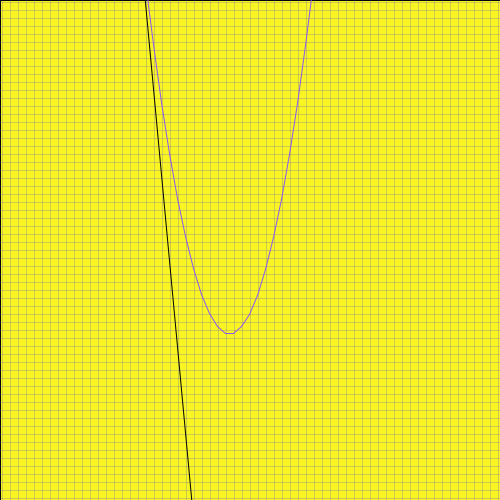
Frame 1 (no input)
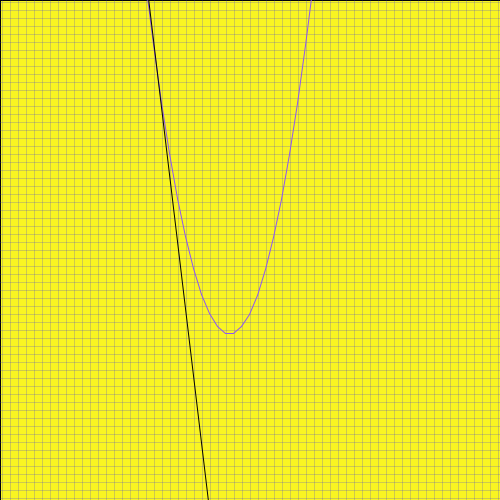
Frame 60 (the mouse pressed at the canvas centre just before this capture)
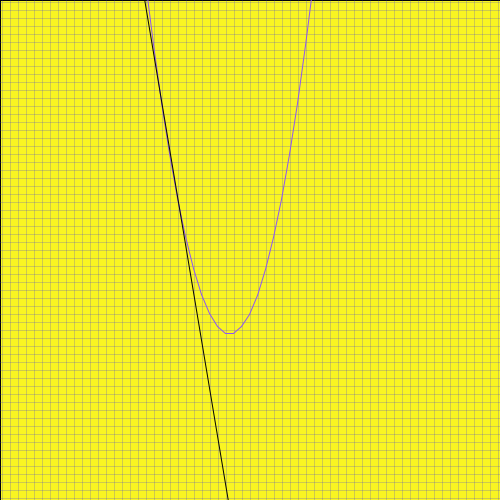
Frame 120 (the mouse held since frame 60 and released just before this capture)

The Processing sketch that drew these frames (run headless with seeded random() and noise(); from frame 60 on, the mouse is pressed at the canvas centre):

// Processing sketch: forTangentLineInParabola2
// ── forTangentLineInParabola2.pde

double py1;
double py2;
double px;
double px2;


public int screenX(double x) //scaling of x
{
  return (int)(250+(x*8));
}

public int screenY(double y) //scaling of y
{
  return (int)(250-(y*8));
}

public int screenX(int x) //scaling of x
{
  return 250+(x*8);
}

public int screenY(int y) //scaling of y
{
  return 250-(y*8);
}

void setup()
{
  size(500,500);
  smooth();

  py1=0;
  py2=0;
  px=-16;
  px2=0;
}

void draw()
{
  fill(249,245,34);
  rect(0, 0, 500, 500);
  stroke(25,24,254,50);
  for(int i=-33; i<33; i++)
    line(screenX(i), -500, screenX(i), 500);
  for(int i=-33; i<33; i++)
    line(-500, screenY(i), 500, screenY(i));
  noStroke();
  
  for(double px=-16.01; px<9.99; px++)
  {
    px2=px+1;
    
    
    py1=(0.4*px*px)+(2*px)-8;
    py2=(0.4*px2*px2)+(2*px2)-8;
    
    stroke(141,85,244);
    
    line(screenX(px), screenY(py1), screenX(px2), screenY(py2));
    
    strokeWeight(1);
  }
 
  px=px+0.05;

  px2=px+0.01;

  if(px>9)
    px=-16;
  
  py1=(0.4*px*px)+(2*px)-8;
  
  py2=(0.4*px2*px2)+(2*px2)-8;
  
  strokeWeight(1);
 
  stroke(1);
  double pvarx=px-10;
  double plny1=((py2-py1)/(px2-px))*(pvarx-px2)+py2;
  double plny2=((py2-py1)/(px2-px))*(pvarx+20-px2)+py2;
  line(screenX(pvarx), screenY(plny1), screenX(pvarx+20), screenY(plny2));
    
 
  
}
